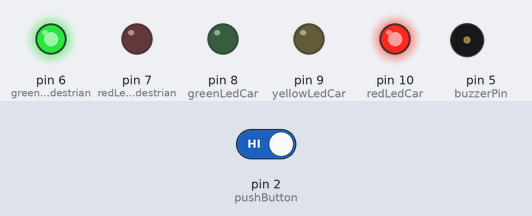
Recording of a sketch running on a simulated Arduino Uno, built with avr-gcc and run on an emulated ATmega328P. Shown: output pins drawn as LEDs (lit = HIGH), buzzer (waves = sounding). Dashed ring = blinking. Inputs (shaded band) come from the test bench; at power-on: pin 2 (pushButton) HIGH.

Above: at 13.6 s.
13.7 s: pin 2 (pushButton) driven LOW
At 21.15 s:
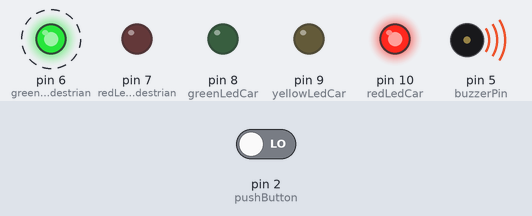
At 25.2 s:
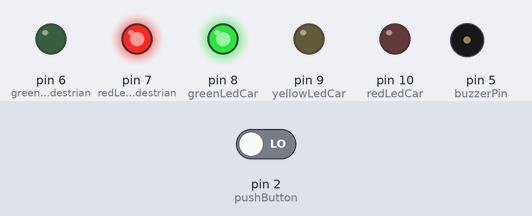
Timing chart, 0 to 26.7 s (numbered marks = the images above; inputs shaded):
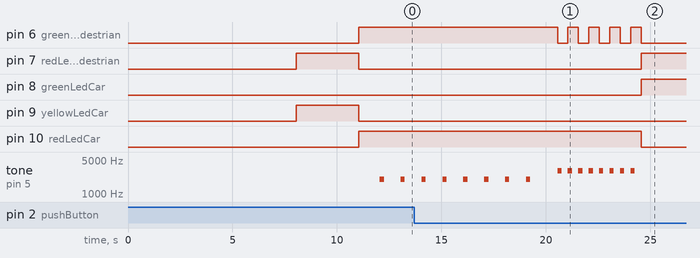

Measured:
- after the input at 13.7 s, pin 7 (redLedPedestrian): LOW → HIGH after 10.9 s instead of 18.9 s; pin 8 (greenLedCar): LOW → HIGH after 10.9 s; pin 9 (yellowLedCar): stays LOW (without the input it goes to HIGH after 18.9 s); pin 10 (redLedCar): HIGH → LOW after 10.9 s instead of 18.9 s
- by itself, tone on pin 5 (buzzerPin): plays 2000 Hz for 0.20 s, 2000 Hz for 0.20 s, 2000 Hz for 0.20 s, 2000 Hz for 0.20 s, 2000 Hz for 0.20 s, 2000 Hz for 0.20 s … (14 notes in this stretch)

The sketch:

Homework_2.ino
```cpp
//the LED entry for car traffic lights
const int redLedCar = 10;
const int yellowLedCar = 9;
const int greenLedCar = 8;

//the LED entry for pedestrian traffic lights
const int redLedPedestrian = 7;
const int greenLedPedestrian = 6;

//the buzzer entry
const int buzzerPin = 5;

//the button entry
const int pushButton = 2;

//values for the button
byte readPushButton = 0;

//for the blinking led and the beeping buzzer
unsigned int i = 0;

//for the millis function
unsigned long previousTime = millis();

//for the coming states
bool State1 = 1;
bool State2 = 0;
bool State3 = 0;
bool State4 = 0;

//for the two intervals of state 2
bool State2_Step1 = 1;
bool State2_Step2 = 0;

//beeping counter for state 3
unsigned int beepCounterState3 = 0;
unsigned int beepCounterState4 = 0;

//for debouncing the button
unsigned long lastTimeButtonChanged = millis();
unsigned long debounceDuration = 50;

//constants for waiting time and buzzer
const int eightSecondsWaitingTime = 8000;
const int threeSecondsWaitingTime = 3000;
const int oneSecondWaitingTime = 1000;
const int halfSecondWaitingTime = 500;
const int lowBuzzerFrequency = 2000;
const int highBuzzerFrequency = 3000;
const int buzzerDuration = 200;

void entryPin(){
  pinMode(redLedCar, OUTPUT);
  pinMode(yellowLedCar, OUTPUT);
  pinMode(greenLedCar, OUTPUT);
  pinMode(redLedPedestrian, OUTPUT);
  pinMode(greenLedPedestrian, OUTPUT);
  pinMode(buzzerPin, OUTPUT);
  pinMode(pushButton, INPUT);
}

void ledsOff(){
  digitalWrite(redLedCar, LOW);
  digitalWrite(yellowLedCar, LOW);
  digitalWrite(greenLedCar, LOW);
  digitalWrite(redLedPedestrian, LOW);
  digitalWrite(greenLedPedestrian, LOW);
}

void State_1(){
  if(millis() - lastTimeButtonChanged >= debounceDuration){
    //read the button value
    readPushButton = digitalRead(pushButton);

    //button is not pushed
    if(readPushButton == 0){
      digitalWrite(redLedCar, LOW);
      digitalWrite(yellowLedCar, LOW);
      digitalWrite(greenLedCar, HIGH);
      digitalWrite(redLedPedestrian, HIGH);
      digitalWrite(greenLedPedestrian, LOW);
    }
    //button is pushed
    else if(readPushButton == 1){
      State1 = 0;
      State2 = 1;

      lastTimeButtonChanged = millis();
      previousTime = millis();
    }
  }
}

void State_2(){
  if(millis() - previousTime >= eightSecondsWaitingTime){
    if(State2_Step1 == 1){
      digitalWrite(redLedCar, LOW);
      digitalWrite(yellowLedCar, HIGH);
      digitalWrite(greenLedCar, LOW);
      digitalWrite(redLedPedestrian, HIGH);
      digitalWrite(greenLedPedestrian, LOW);

      State2_Step1 = 0;
      State2_Step2 = 1;

      previousTime = millis();
    }
  }

  if(millis() - previousTime >= threeSecondsWaitingTime){
    if(State2_Step2 == 1){
      State2_Step1 = 1;
      State2_Step2 = 0;

      State2 = 0;
      State3 = 1;

      previousTime = millis();
    }
  }
}

void State_3(){
  digitalWrite(redLedCar, HIGH);
  digitalWrite(yellowLedCar, LOW);
  digitalWrite(greenLedCar, LOW);
  digitalWrite(redLedPedestrian, LOW);
  digitalWrite(greenLedPedestrian, HIGH);

  //the buzzer beeping
  if(millis() - previousTime >= oneSecondWaitingTime){
    if(beepCounterState3 < 8){
      tone(buzzerPin, lowBuzzerFrequency, buzzerDuration);

      beepCounterState3++;

      previousTime = millis();
    }
    else{
      beepCounterState3 = 0;

      State3 = 0;
      State4 = 1;

      previousTime = millis();
    }
  }
}

void State_4(){
  digitalWrite(redLedCar, HIGH);
  digitalWrite(yellowLedCar, LOW);
  digitalWrite(greenLedCar, LOW);
  digitalWrite(redLedPedestrian, LOW);

  //blinking green light and beeping buzzer
  if(millis() - previousTime >= halfSecondWaitingTime){
    if(beepCounterState4 < 8){
      //led off and buzzer not beeping
      if(beepCounterState4 % 2 == 0){
        tone(buzzerPin, highBuzzerFrequency, buzzerDuration);
        digitalWrite(greenLedPedestrian, LOW);
      }
      //led on and buzzer beeping
      else{
        tone(buzzerPin, highBuzzerFrequency, buzzerDuration);
        digitalWrite(greenLedPedestrian, HIGH);
      }

      beepCounterState4++;

      previousTime = millis();
    }
    else{
      beepCounterState4 = 0;

      State4 = 0;
      State1 = 1;
    }
  }
}

void setup() {
  //declaring the in and out pins
  entryPin();

  //initially all the leds are turned off
  ledsOff();
}

void loop() {
  //State 1
  if(State1 == 1){
    State_1();
  }
  //State 2
  if(State2 == 1){
    State_2();
  }
  //State 3
  else if(State3 == 1){
    State_3();
  }
  //State 4
  else if(State4 == 1){
    State_4();
  }
}
```
